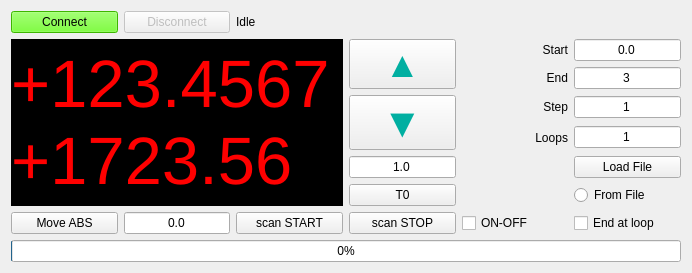
         <widget class="QWidget" name="tab_8">
          <attribute name="title">
           <string>LTS_2 control</string>
          </attribute>
          <layout class="QGridLayout" name="gridLayout_19" columnstretch="1,1,1,1,1,1">
           <item row="0" column="0">
            <widget class="QPushButton" name="LTS_connect_btn_2">
             <property name="styleSheet">
              <string notr="true">background-color: rgb(85, 255, 0);</string>
             </property>
             <property name="text">
              <string>Connect</string>
             </property>
            </widget>
           </item>
           <item row="0" column="1">
            <widget class="QPushButton" name="LTS_disconnect_btn_2">
             <property name="enabled">
              <bool>false</bool>
             </property>
             <property name="text">
              <string>Disconnect</string>
             </property>
            </widget>
           </item>
           <item row="0" column="2">
            <widget class="QLabel" name="LTS_status_lbl_2">
             <property name="text">
              <string>Idle</string>
             </property>
            </widget>
           </item>
           <item row="1" column="0" rowspan="6" colspan="3">
            <widget class="QLabel" name="LTS_position_lbl_2">
             <property name="font">
              <font>
               <pointsize>50</pointsize>
               <weight>50</weight>
               <bold>false</bold>
              </font>
             </property>
             <property name="styleSheet">
              <string notr="true">color: rgb(255, 0, 0);
background-color: rgb(0, 0, 0);</string>
             </property>
             <property name="text">
              <string>+123.4567
+1723.56</string>
             </property>
            </widget>
           </item>
           <item row="1" column="3" rowspan="2">
            <widget class="QPushButton" name="LTS_jogUp_btn_2">
             <property name="sizePolicy">
              <sizepolicy hsizetype="Minimum" vsizetype="MinimumExpanding">
               <horstretch>0</horstretch>
               <verstretch>0</verstretch>
              </sizepolicy>
             </property>
             <property name="font">
              <font>
               <pointsize>27</pointsize>
              </font>
             </property>
             <property name="styleSheet">
              <string notr="true">color: rgb(1, 175, 161);</string>
             </property>
             <property name="text">
              <string>▲</string>
             </property>
            </widget>
           </item>
           <item row="1" column="4">
            <widget class="QLabel" name="label_29">
             <property name="text">
              <string>Start</string>
             </property>
             <property name="alignment">
              <set>Qt::AlignRight|Qt::AlignTrailing|Qt::AlignVCenter</set>
             </property>
            </widget>
           </item>
           <item row="1" column="5">
            <widget class="QLineEdit" name="LTS_scanStart_entry_2">
             <property name="text">
              <string>0.0</string>
             </property>
             <property name="alignment">
              <set>Qt::AlignCenter</set>
             </property>
            </widget>
           </item>
           <item row="2" column="4">
            <widget class="QLabel" name="label_28">
             <property name="text">
              <string>End</string>
             </property>
             <property name="alignment">
              <set>Qt::AlignRight|Qt::AlignTrailing|Qt::AlignVCenter</set>
             </property>
            </widget>
           </item>
           <item row="2" column="5">
            <widget class="QLineEdit" name="LTS_scanStop_entry_2">
             <property name="text">
              <string>3</string>
             </property>
             <property name="alignment">
              <set>Qt::AlignCenter</set>
             </property>
            </widget>
           </item>
           <item row="3" column="3" rowspan="2">
            <widget class="QPushButton" name="LTS_jogDw_btn_2">
             <property name="sizePolicy">
              <sizepolicy hsizetype="Minimum" vsizetype="MinimumExpanding">
               <horstretch>0</horstretch>
               <verstretch>0</verstretch>
              </sizepolicy>
             </property>
             <property name="font">
              <font>
               <pointsize>31</pointsize>
              </font>
             </property>
             <property name="styleSheet">
              <string notr="true">color: rgb(1, 175, 161);</string>
             </property>
             <property name="text">
              <string>▼</string>
             </property>
            </widget>
           </item>
           <item row="3" column="4">
            <widget class="QLabel" name="label_26">
             <property name="text">
              <string>Step</string>
             </property>
             <property name="alignment">
              <set>Qt::AlignRight|Qt::AlignTrailing|Qt::AlignVCenter</set>
             </property>
            </widget>
           </item>
           <item row="3" column="5">
            <widget class="QLineEdit" name="LTS_scanStep_entry_2">
             <property name="text">
              <string>1</string>
             </property>
             <property name="alignment">
              <set>Qt::AlignCenter</set>
             </property>
            </widget>
           </item>
           <item row="4" column="4">
            <widget class="QLabel" name="label_27">
             <property name="text">
              <string>Loops</string>
             </property>
             <property name="alignment">
              <set>Qt::AlignRight|Qt::AlignTrailing|Qt::AlignVCenter</set>
             </property>
            </widget>
           </item>
           <item row="4" column="5">
            <widget class="QLineEdit" name="LTS_scanLoop_entry_2">
             <property name="text">
              <string>1</string>
             </property>
             <property name="alignment">
              <set>Qt::AlignCenter</set>
             </property>
            </widget>
           </item>
           <item row="5" column="3">
            <widget class="QLineEdit" name="LTS_jogSt_entry_2">
             <property name="text">
              <string>1.0</string>
             </property>
             <property name="alignment">
              <set>Qt::AlignCenter</set>
             </property>
            </widget>
           </item>
           <item row="5" column="5">
            <widget class="QPushButton" name="LTS_loadFile_btn_2">
             <property name="text">
              <string>Load File</string>
             </property>
            </widget>
           </item>
           <item row="6" column="3">
            <widget class="QPushButton" name="t0_btn_2">
             <property name="text">
              <string>T0</string>
             </property>
             <property name="checkable">
              <bool>true</bool>
             </property>
            </widget>
           </item>
           <item row="6" column="5">
            <widget class="QRadioButton" name="LTS_scanFromFile_rbtn_2">
             <property name="text">
              <string>From File</string>
             </property>
            </widget>
           </item>
           <item row="7" column="0">
            <widget class="QPushButton" name="LTS_moveABS_btn_2">
             <property name="text">
              <string>Move ABS</string>
             </property>
            </widget>
           </item>
           <item row="7" column="1">
            <widget class="QLineEdit" name="LTS_moveABS_entry_2">
             <property name="text">
              <string>0.0</string>
             </property>
             <property name="alignment">
              <set>Qt::AlignCenter</set>
             </property>
            </widget>
           </item>
           <item row="7" column="2">
            <widget class="QPushButton" name="LTS_scanStart_btn_2">
             <property name="text">
              <string>scan START</string>
             </property>
            </widget>
           </item>
           <item row="7" column="3">
            <widget class="QPushButton" name="LTS_scanStop_btn_2">
             <property name="text">
              <string>scan STOP</string>
             </property>
            </widget>
           </item>
           <item row="7" column="4">
            <widget class="QCheckBox" name="pump_on_off_chkbx_2">
             <property name="text">
              <string>ON-OFF</string>
             </property>
            </widget>
           </item>
           <item row="7" column="5">
            <widget class="QCheckBox" name="end_at_loop_chkbx_2">
             <property name="text">
              <string>End at loop</string>
             </property>
            </widget>
           </item>
           <item row="8" column="0" colspan="6">
            <widget class="QProgressBar" name="LTS_progressbar_2">
             <property name="maximum">
              <number>10000</number>
             </property>
             <property name="value">
              <number>25</number>
             </property>
             <property name="format">
              <string>%p%</string>
             </property>
            </widget>
           </item>
           <item row="0" column="3" colspan="3">
            <spacer name="horizontalSpacer_9">
             <property name="orientation">
              <enum>Qt::Horizontal</enum>
             </property>
             <property name="sizeHint" stdset="0">
              <size>
               <width>340</width>
               <height>20</height>
              </size>
             </property>
            </spacer>
           </item>
          </layout>
         </widget>
